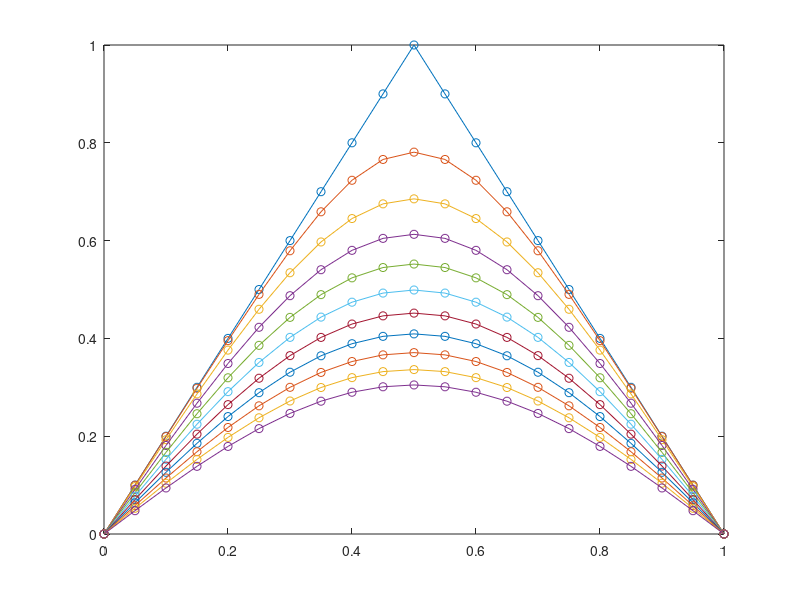
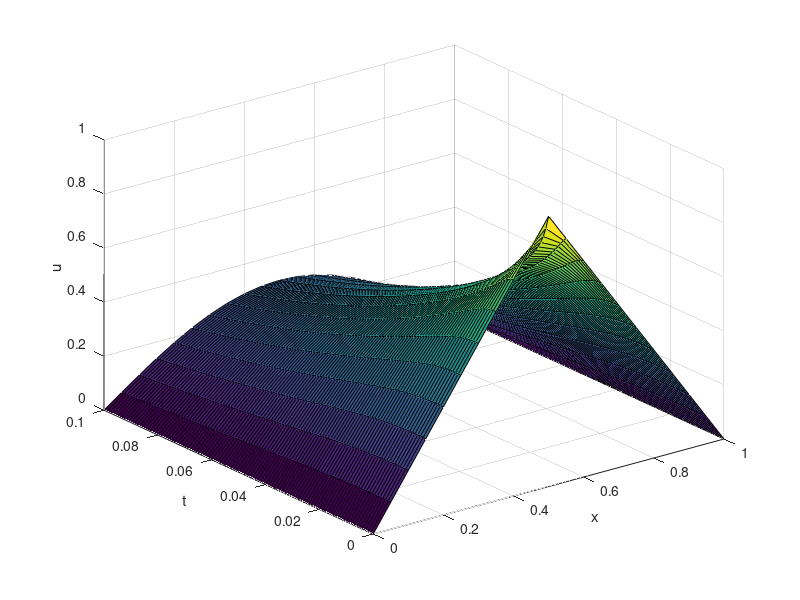

Write MATLAB code to recreate these figures, in order.
% Copyleft 2018 Jiaming Mei, Shanghaitech
% Source from Radu C. Cascaval, UCCS
%%
%*********************************initial conditions**********************
clear all, clc, close all
dt = 0.001;
dx = 0.05;
Tf=0.1;

%initial conditions
u0 = @(x) 1-2*(x-1/2).*sign(x-1/2);

%Dirichlet boundary conditions
left = @(x) 0*x; %the left boundary condition
right = @(x) 0*x; %the right bondary conditon

%the mesh ratio
mu = dt/(dx^2);

tvals=0:dt:Tf;
xvals=0:dx:1;

J=length(xvals);
N=length(tvals);
%Note: the original index j runs from j=1(x=0) to j=J(x=1)
%%
%*********************************Setup the scheme************************
%theta=0; explicit
%theta=1; implicit
%theta=1/2 Crank-Nicolson 
theta =1;
switch theta
    case 0
        scheme=' Explicit';
    case 1
        scheme=' Implicit';
    case 1/2
        scheme=' Crank-Nicolson';
    otherwise
        scheme=' the Theta';
end

u=zeros(J,N);%the first colum is t=0,X-axis is T, Y-axis is x
u(:,1)=u0(xvals);

E=ones(J ,1);
D=spdiags([-E 2*E -E],[-1,0,1],J,J);%create J*J matrix and repalce with..
%full convert sparse to dense
I=speye(J);%sparse eye

A=I+theta*mu*D;%super intelligent method to construct A and B with D!!!!!!!
B=I-(1-theta)*mu*D;

A(1,:)=0;A(1,1)=1;%consider the boundary condition
A(J,:)=0;A(J,J)=1;

[L,U]=lu(A);%LU matrix factorization
%%
%********************************time iteration****************************
for n=1:N-1
    rhs=B*u(:,n);
    rhs([1,J])=0;%the boundary condition is zero
    y=L\rhs;
    u(:,n+1)=U\y;
end
for t=1:10:N
    u_t=u(:,t);
    plot(xvals,u_t,'-o');
    hold on
end
hold off
figure

%surf(xvals,tvals,u')
[X,Y]=meshgrid(xvals,tvals);
surf(X,Y,u');
xlabel('x')
ylabel('t')
zlabel('u')

















 